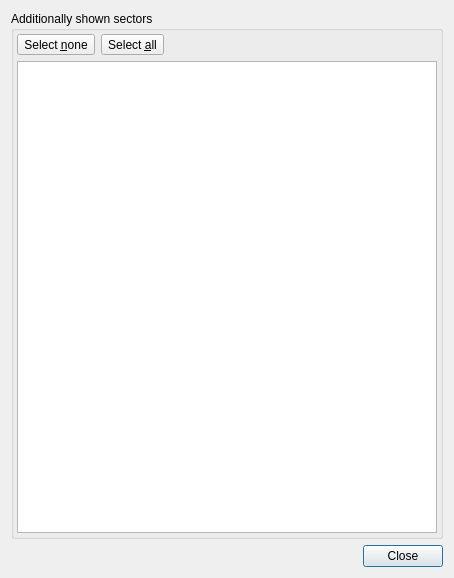
<?xml version="1.0" encoding="UTF-8"?>
<ui version="4.0">
 <class>StaticSectorsDialog</class>
 <widget class="QDialog" name="StaticSectorsDialog">
  <property name="geometry">
   <rect>
    <x>0</x>
    <y>0</y>
    <width>454</width>
    <height>578</height>
   </rect>
  </property>
  <property name="windowTitle">
   <string>Select sectors</string>
  </property>
  <layout class="QVBoxLayout" name="verticalLayout">
   <item>
    <widget class="QGroupBox" name="groupBox">
     <property name="title">
      <string>Additionally shown sectors</string>
     </property>
     <layout class="QVBoxLayout" name="verticalLayout_2">
      <property name="leftMargin">
       <number>3</number>
      </property>
      <property name="topMargin">
       <number>3</number>
      </property>
      <property name="rightMargin">
       <number>3</number>
      </property>
      <property name="bottomMargin">
       <number>3</number>
      </property>
      <item>
       <layout class="QHBoxLayout" name="horizontalLayout">
        <item>
         <widget class="QToolButton" name="btnSelectNone">
          <property name="text">
           <string>Select &amp;none</string>
          </property>
         </widget>
        </item>
        <item>
         <widget class="QToolButton" name="btnSelectAll">
          <property name="text">
           <string>Select &amp;all</string>
          </property>
         </widget>
        </item>
        <item>
         <spacer name="horizontalSpacer">
          <property name="orientation">
           <enum>Qt::Horizontal</enum>
          </property>
          <property name="sizeHint" stdset="0">
           <size>
            <width>40</width>
            <height>20</height>
           </size>
          </property>
         </spacer>
        </item>
       </layout>
      </item>
      <item>
       <widget class="QListWidget" name="listWidgetSectors">
        <property name="alternatingRowColors">
         <bool>true</bool>
        </property>
        <property name="movement">
         <enum>QListView::Static</enum>
        </property>
       </widget>
      </item>
     </layout>
    </widget>
   </item>
   <item>
    <widget class="QDialogButtonBox" name="buttonBox">
     <property name="standardButtons">
      <set>QDialogButtonBox::Close</set>
     </property>
    </widget>
   </item>
  </layout>
 </widget>
 <resources/>
 <connections>
  <connection>
   <sender>buttonBox</sender>
   <signal>clicked(QAbstractButton*)</signal>
   <receiver>StaticSectorsDialog</receiver>
   <slot>close()</slot>
   <hints>
    <hint type="sourcelabel">
     <x>413</x>
     <y>555</y>
    </hint>
    <hint type="destinationlabel">
     <x>4</x>
     <y>527</y>
    </hint>
   </hints>
  </connection>
 </connections>
</ui>
